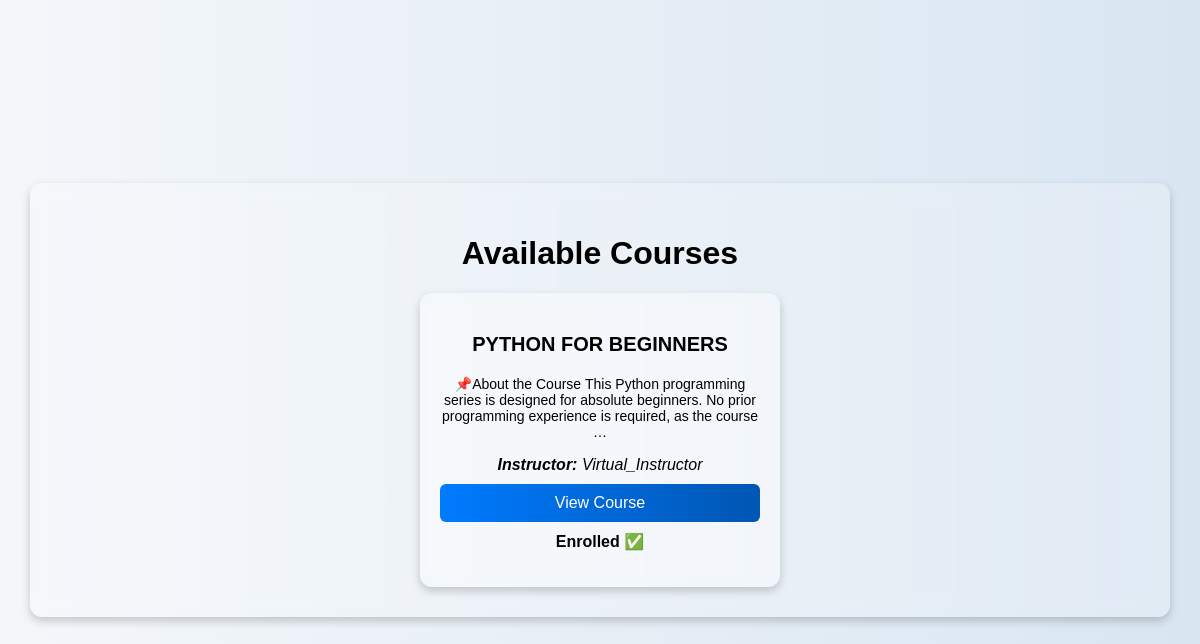
Page /courses/ on the committed database.
### core/models.py (models this page shows, shortened)
class Course(models.Model):
    CATEGORY_CHOICES = [
        ('programming', 'Programming'),
        ('math', 'Mathematics'),
        ('science', 'Science'),
        ('business', 'Business'),
        ('other', 'Other'),
    ]
    title = models.CharField(max_length=255, unique=True)
    description = CKEditor5Field()
    key_points = CKEditor5Field()
    category = models.CharField(max_length=50, choices=CATEGORY_CHOICES, default='other')
    created_at = models.DateTimeField(auto_now_add=True)
    updated_at = models.DateTimeField(auto_now=True)
    instructor = models.ForeignKey(settings.AUTH_USER_MODEL, related_name='courses', on_delete=models.SET_NULL, null=True)

class CustomUser(AbstractUser):
    bio = models.TextField(blank=True, null=True)

### core/views.py (the view)
# urls.py: path('courses/', views.course_list, name='course_list'),
def course_list(request):
    courses = Course.objects.all()
    return render(request, 'core/course_list.html', {'courses': courses})

### core/templates/core/course_list.html (shortened to what this page needs)
<!DOCTYPE html>
<html lang="en">
<head>
</head>
<body>
    <div class="container">
        <h1>Available Courses</h1>
        <div class="course-list">
            {% for course in courses %}
            <div class="course-card">
                <p class="course-title">{{ course.title }}</p>
                <p class="description">{{ course.description|striptags|safe|truncatewords:20 }}</p>
                <p class="instructor"><strong>Instructor:</strong> {{ course.instructor.username }}</p>
                <a href="{% url 'course_detail' course.id %}" class="view-btn">View Course</a>
                {% if course not in enrolled_courses %}
                    <a href="{% url 'enroll' course.id %}" class="enroll-btn">Enroll Now</a>
                {% else %}
                    <p class="enrolled-text">Enrolled ✅</p>
                {% endif %}
            </div>
            {% empty %}
            <p class="no-courses">No courses available yet. Check back soon!</p>
            {% endfor %}
        </div>
    </div>
</body>
</html>

### core/templates/core/course_list.html (style rules this page uses)
body { font-family: Arial, sans-serif; margin: 0; padding: 0; background: linear-gradient(to right, #f4f7fa, #d9e6f2); display: flex; justify-content: center; align-items: center; min-height: 100vh; }
.container { width: 90%; max-width: 1200px; padding: 30px; background: rgba(255, 255, 255, 0.2); backdrop-filter: blur(10px); border-radius: 12px; box-shadow: 0 4px 10px rgba(0, 0, 0, 0.2); text-align: center; animation: fadeIn 1s ease-in-out; }
h1 { color: black; }
.course-list { display: flex; flex-wrap: wrap; gap: 20px; justify-content: center; }
.course-card { width: 320px; background: rgba(255, 255, 255, 0.3); backdrop-filter: blur(8px); padding: 20px; border-radius: 12px; box-shadow: 0 4px 10px rgba(0, 0, 0, 0.2); text-align: center; transition: transform 0.3s, box-shadow 0.3s; }
.course-title { font-size: 20px; font-weight: bold; color: black; }
.description { font-size: 14px; color: black; margin: 10px 0; }
.instructor { font-style: italic; color: black; margin-bottom: 10px; }
.view-btn, .enroll-btn { display: block; text-align: center; color: white; text-decoration: none; padding: 10px; border-radius: 6px; margin-top: 10px; transition: transform 0.3s, box-shadow 0.3s; }
.view-btn { background: linear-gradient(to right, #007bff, #0056b3); }
.enrolled-text { color: black; font-weight: bold; margin-top: 10px; }

### rows in the picture
Course: title "PYTHON FOR BEGINNERS", description "📌About the Course This Python programming series is designed for absolute beginners. No prior programming experience is required, as the course …", instructor.username "Virtual_Instructor"
